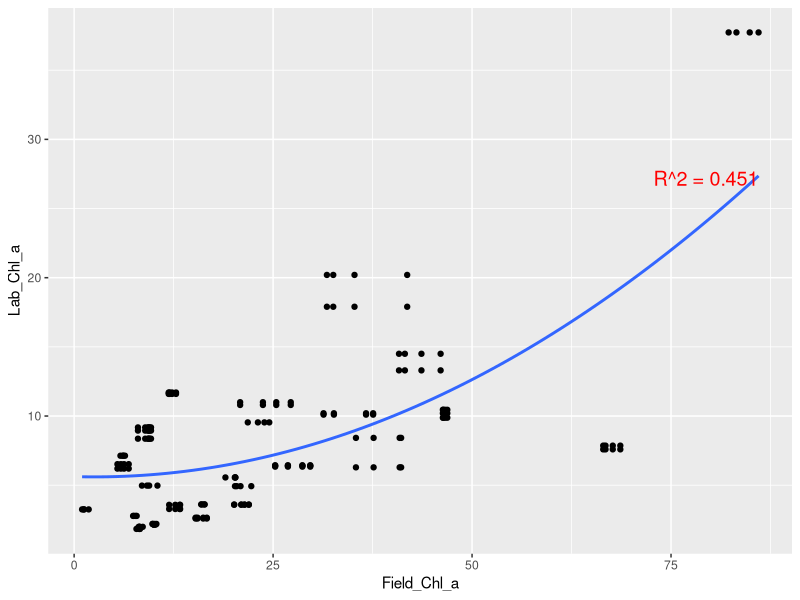

Source code (R): (Note: this script raises an error after producing the figure.)
## ---- chunk 1
#| warning: false
#| echo: false

library(tidyverse)
library(knitr)
library(kableExtra)


Observations<- read_csv("Chla-Observations.csv")

kable(Observations)
## ---- chunk 2
#| warning: false
#| echo: false
library(tidyverse)
library(readr)

Observations<- read_csv("Chla-Observations.csv")

lm_model<-lm(Lab_Chl_a~poly(Field_Chl_a,2,raw=TRUE),data=Observations)
r_squared<-summary(lm_model)$r.squared 
r_squared_label <- paste("R^2 =", round(r_squared, 3))

ggplot(
  data=Observations,
  mapping=aes(x=Field_Chl_a, y=Lab_Chl_a)
)+
  geom_point()+
  geom_smooth(method="lm",formula=y~poly(x,2,raw=TRUE),se=FALSE)+
  annotate("text", x = max(Observations$Field_Chl_a, na.rm = TRUE), y = max(Observations$Lab_Chl_a, na.rm = TRUE) - 10, label=r_squared_label, hjust = 1, vjust = 1, size = 5, color = "red")
  

## ---- chunk 3
#| warning: false
#| echo: false
library(tidyverse)
library(readr)

Observations<- read_csv("Chla-Observations.csv")

Observations <- Observations %>% mutate(depth_category = ifelse(Depthm >= 0.4, "Deep", "Shallow"))
Obs_filtered <- df %>% filter(depth_category == "Deep")

ggplot(
  data=Obs_filtered,
  mapping=aes(x=Field_Chl_a, y=Lab_Chl_a)
)+
  geom_point()+
  geom_smooth(method="lm",formula=y~poly(x,2,raw=TRUE),se=FALSE)+
  annotate("text", x = max(Obs_filtered$Field_Chl_a, na.rm = TRUE), y = max(Obs_filtered$Lab_Chl_a, na.rm = TRUE) - 10, label=r_squared_label, hjust = 1, vjust = 1, size = 5, color = "red")

## ---- chunk 4
#| warning: false
#| echo: false
library(tidyverse)
library(readr)

Observations<- read_csv("Chla-Observations.csv")

ggplot(Observations, aes(x = Station, y = correction)) +
  geom_bar(stat = "summary", fun = "mean", fill = "lightblue") +
  labs(x = "Station", y = "Correction") +
  theme_minimal()
## ---- chunk 5
#| warning: false
#| echo: false

library(ggplot2)
Observations<- read.csv("Chla-Observations.csv")
ggplot(Observations, aes(x =Conductivity_uS, y = correction)) +
  geom_point() +
  facet_wrap(~ Station)
